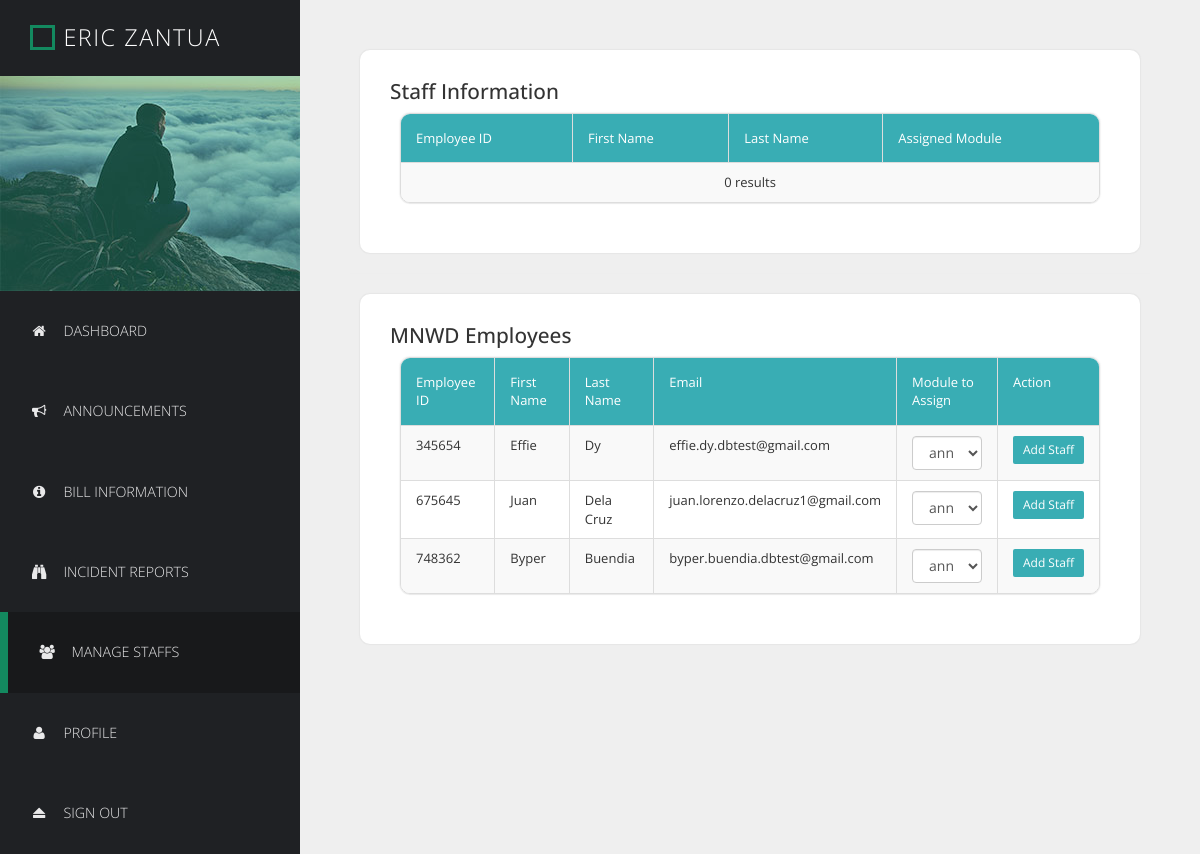
Page /managestaffs.php (signed in) on the committed database.
### tables this page shows
CREATE TABLE IF NOT EXISTS `employee` (
	`employeeid` int(11) UNIQUE NOT NULL,
	`firstname` varchar(50) NOT NULL,
	`lastname` varchar(50) NOT NULL,
	`email` varchar(45) NOT NULL,
	PRIMARY KEY (`employeeid`)
);

### managestaffs.php (the view, shortened to what this page needs)
<!DOCTYPE html>
<html lang="en">
  <head>
    <link href="css/font-awesome.min.css" rel="stylesheet">
    <link href="css/bootstrap.min.css" rel="stylesheet">
    <link href="css/templatemo-style.css" rel="stylesheet">
  </head>
  <body>
    <div class="templatemo-flex-row">
      <div class="templatemo-sidebar">
        <header class="templatemo-site-header">
          <div class="square"></div>
          <h1><?php echo $_SESSION['firstname'] . ' ' . $_SESSION['lastname']; ?></h1>
        </header>
        <div class="profile-photo-container">
          <img src="images/profile-photo.jpg" alt="Profile Photo" class="img-responsive">
          <div class="profile-photo-overlay"></div>
        </div>
        <nav class="templatemo-left-nav">
          <ul>
            <li><a href="home.php"><i class="fa fa-home fa-fw"></i>Dashboard</a></li>
            <li><a href="announcements.php"><i class="fa fa-bullhorn fa-fw"></i>Announcements</a></li>
            <li><a href="billinfo.php"><i class="fa fa-info-circle fa-fw"></i>Bill Information</a></li>
            <li><a href="incidentreports.php"><i class="fa fa-binoculars fa-fw"></i>Incident Reports</a></li>
            <li><a href="managestaffs.php"  class="active"><i class="fa fa-users fa-fw"></i>Manage Staffs</a></li>
            <li><a href="profile.php"><i class="fa fa-user fa-fw"></i>Profile</a></li>
            <li><a href="logout.php"><i class="fa fa-eject fa-fw"></i>Sign Out</a></li>
          </ul>
        </nav>
      </div>
      <div class="templatemo-content col-1 light-gray-bg">
        <div class="templatemo-content-container">
          <div class="templatemo-content-widget white-bg">
            <h2 class="margin-bottom-10">Staff Information</h2>
            <?php
              include 'connect.php';
              $query = "SELECT * FROM `user` WHERE `usertype` = 'staff'";
              $result = mysqli_query($dbconn, $query);
              $count = mysqli_num_rows($result);
              echo "<div class='templatemo-content-widget no-padding'>";
              echo "<div class='panel panel-default table-responsive'>";
              echo "<table class = 'table table-striped table-bordered templatemo-user-table'>";
              echo "<thead><tr><td>Employee ID</td><td>First Name</td><td>Last Name</td><td>Assigned Module</td>";
              echo "</tr></thead> <tbody>";
              if ($count == 0) {
                echo "<tr><td colspan = 9 align=center> 0 results </td></tr>";
              }
              echo "</tbody>";
              echo "</table></div></div>";
            ?>
          </div>
          <hr>
          <div class="templatemo-content-widget white-bg">
            <h2 class="margin-bottom-10">MNWD Employees</h2>
            <?php
              include 'connect.php';
              $query = "SELECT * FROM `employee` WHERE `employeeid` NOT IN (SELECT `employeeid` FROM `staffinfo`)";
              $result = mysqli_query($dbconn, $query);
              $count = mysqli_num_rows($result);
              echo "<div class='templatemo-content-widget no-padding'>";
              echo "<div class='panel panel-default table-responsive'>";
              echo "<table class = 'table table-striped table-bordered templatemo-user-table'>";
              echo "<thead><tr><td>Employee ID</td><td>First Name</td><td>Last Name</td><td>Email</td><td>Module to Assign</td><td>Action</td>";
              echo "</tr></thead> <tbody>";
              if ($count == 0) {
                echo "<tr><td colspan = 9 align=center> 0 results </td></tr>";
              }
              else if ($count > 0) {
                while ($row = mysqli_fetch_array($result)) {
                  $employeeID = $row['employeeid'];
                  $firstname = $row['firstname'];
                  $lastname = $row['lastname'];
                  $email = $row['email'];
                  echo "<form action='addstaff.php' method='post'>";
                    echo "<tr>";
                    echo "<td> $employeeID </td>";
                    echo "<td> $firstname </td>";
                    echo "<td> $lastname </td>";
                    echo "<td> $email </td>";
                    ?>
                    <td>
                    <select class="form-control margin-bottom-15" id="singleSelect" name="employee_option">
                      <?php
                        include 'connect.php';
                        $sql ="SELECT * FROM `module`";
                        $result1 = mysqli_query ($dbconn, $sql);
                        while ($row1 = mysqli_fetch_array($result1)) {
                          $modulename = $row1['modulename'];
                          echo "<option value='$modulename'>$modulename</option>";
                        }
                      ?>
                    </select>
                    </td>
                    <td><button class='btn btn-sm btn-primary' type="submit" name="add_staff">Add Staff</button></td>
                  </form>
                  <?php
                }
              }
              echo "</tbody>";
              echo "</table></div></div>";
            ?>
          </div>
        </div>
      </div>
    </div>
  </body>
</html>

### css/templatemo-style.css (style rules this page uses)
* { font-family: 'Open Sans', sans-serif; }
body { font-size: 13px; }
body, .templatemo-left-nav { background: #1f2124; }
h1, h2, h3 { margin: 0; }
h2 { font-size: 1.6em; }
ul { list-style-type: none; margin: 0; padding: 0; }
nav li { font-size: 1.1em; list-style: none; text-transform: uppercase; }
.white-bg { background-color: white; }
.light-gray-bg { background-color: #efefef; }
.margin-bottom-10 { margin-bottom: 10px; }
.templatemo-sidebar { width: 300px; }
.square { width: 25px; height: 25px; border: 3px solid #13895F; display: inline-block; vertical-align: middle; }
.templatemo-site-header { margin: 25px 30px; }
.templatemo-site-header h1 { color: white; display: inline-block; font-size: 1.8em; font-weight: 300; letter-spacing: 1.5px; margin: 0 5px; text-transform: uppercase; vertical-align: middle; }
.profile-photo-container { position: relative; }
.profile-photo-overlay { background-color: rgba(4, 152, 114, 0.35); position: absolute; top: 0; left: 0; width: 100%; height: 100%; transition: all 0.3s ease; }
.templatemo-left-nav li { font-weight: 300; }
.templatemo-left-nav a.active, .templatemo-left-nav a:hover { background: #18191b; border-left: 8px solid #13895F; }
.templatemo-left-nav a { color: #e9e9ea; display: block; padding: 30px; transition: all 0.3s ease; }
.templatemo-left-nav .fa { margin-right: 15px; }
.templatemo-content { margin-top: 0px; min-height: 600px; padding: 0; overflow-x: hidden; }
.templatemo-content-container { padding: 40px 50px; }
.templatemo-flex-row { display: -webkit-flex; display: -ms-flexbox; display: flex; }
.col-1 { -webkit-flex: 1; -ms-flex: 1; flex: 1; }
.templatemo-content-widget { border-radius: 10px; padding: 30px; position: relative; margin: 10px; box-shadow: 0px 0px 1px 1px rgba(161, 159, 159, 0.1); }
.templatemo-content-widget.no-padding { padding: 0; }
.panel { border-radius: 10px; }
.table { margin-bottom: 0; }
.table>tbody>tr>td { padding: 10px 15px; }
.table>thead>tr>td { padding: 15px; }
.btn-primary { border-radius: 2px; background-color: #39ADB4; border: none; color: white; }
.templatemo-user-table thead { background-color: #39ADB4; color: white; }
.panel>.table-responsive:last-child>.table:last-child, .panel>.table:last-child { border-bottom-right-radius: 10px; border-bottom-left-radius: 10px; }
.panel>.table:first-child { border-top-left-radius: 10px; border-top-right-radius: 10px; }
@media only screen and (min-width: 768px) { .templatemo-left-nav { display: block !important; } }

### rows in the picture
employee: employeeid "345654", firstname "Effie", lastname "Dy", email "effie.dy.dbtest@gmail.com"
employee: employeeid "675645", firstname "Juan", lastname "Dela Cruz", email "juan.lorenzo.delacruz1@gmail.com"
employee: employeeid "748362", firstname "Byper", lastname "Buendia", email "byper.buendia.dbtest@gmail.com"

### other values in the picture
$_SESSION['firstname'] "ERIC"
$_SESSION['lastname'] "ZANTUA"
form field employee_option "announcement"
